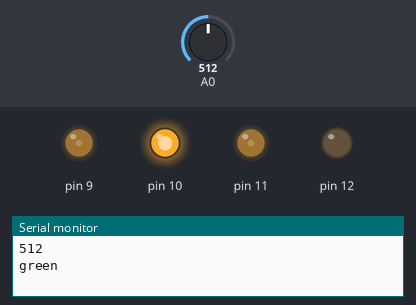
Bench run of a sketch on a simulated Arduino Uno, built with avr-gcc and run on an emulated ATmega328P. Parts: output pins drawn as LEDs (lit = HIGH), the last lines printed to the serial monitor. The inputs (shaded band) are chosen by the test bench; at power-on: A0 = 512.

Above: at 3.2 s.
3.3 s: A0 set to 483
At 4.5 s:
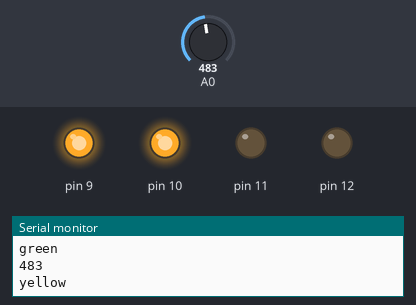
5.5 s: A0 set to 268
7.2 s: A0 set to 235
At 8.7 s:
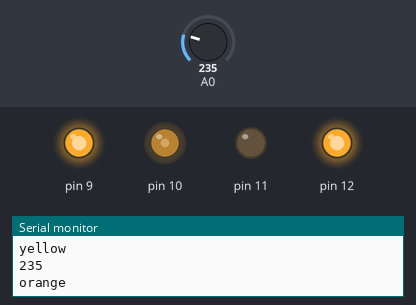
Timing chart, 0 to 10.2 s (numbered marks = the images above; inputs shaded):
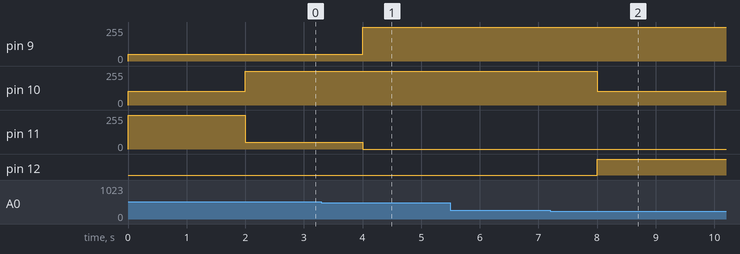

Measured:
- the behaviour switches between 501 and 500 on A0 (found by bisection; images 0 and 1)
- the behaviour switches between 251 and 250 on A0 (found by bisection; images 1 and 2)
- after the input at 3.3 s, pin 9: 51/255 → 255/255 after 0.70 s; pin 11: 51/255 → 0/255 after 0.70 s
- after the input at 7.2 s, pin 10: 255/255 → 102/255 after 0.80 s; pin 12: LOW → HIGH after 0.80 s

The sketch:

Moisture.ino
```cpp
// C++ code
//
void setup()
{
  pinMode(9, OUTPUT);
  pinMode(10, OUTPUT);
  pinMode(11, OUTPUT);
  pinMode(12, OUTPUT);
  pinMode(A0, INPUT);
  Serial.begin(9600);

  analogWrite(9, 51);
  analogWrite(10, 102);
  analogWrite(11, 255);
  digitalWrite(12, LOW);
  delay(2000); // Wait for 2000 millisecond(s)
}

void loop()
{
  Serial.println(analogRead(A0));
  if (analogRead(A0) <= 250) {
    digitalWrite(12, HIGH);
    Serial.println("orange");
    analogWrite(9, 255);
    analogWrite(10, 102);
    analogWrite(11, 0);
    delay(5000); // Wait for 5000 millisecond(s)
  } else {
    if (analogRead(A0) <= 500) {
      digitalWrite(12, LOW);
      Serial.println("yellow");
      analogWrite(9, 255);
      analogWrite(10, 255);
      analogWrite(11, 0);
    } else {
      if (analogRead(A0) > 500) {
        digitalWrite(12, LOW);
        Serial.println("green");
        analogWrite(9, 51);
        analogWrite(10, 255);
        analogWrite(11, 51);
      } else {
      }
    }
    delay(2000); // Wait for 2000 millisecond(s)
  }
}
```
